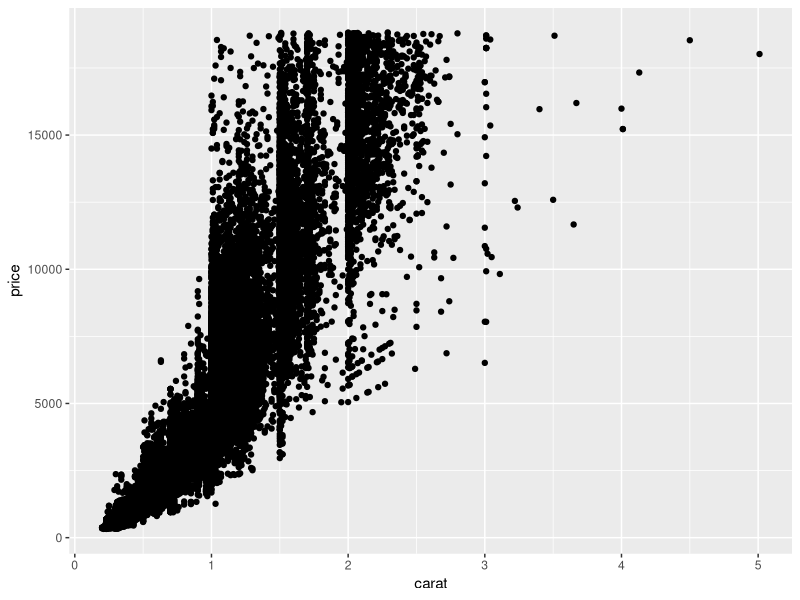
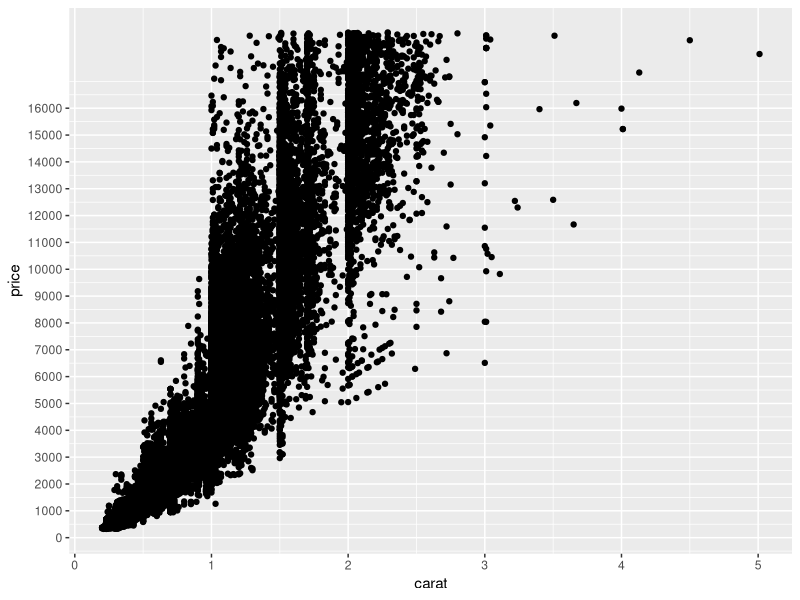

The R source for these figures, in order:
#' the way to configure y scale
#+ load library and data
library(ggplot2)
head(diamonds)
#+ plot 
p <- ggplot(diamonds, aes(x=carat, y=price)) + geom_point()
#png('forumplot1.png')
p
#dev.off()
#png('forumplot2.png')
p + scale_y_continuous(breaks=seq(0, 16000, 1000))
#dev.off()
